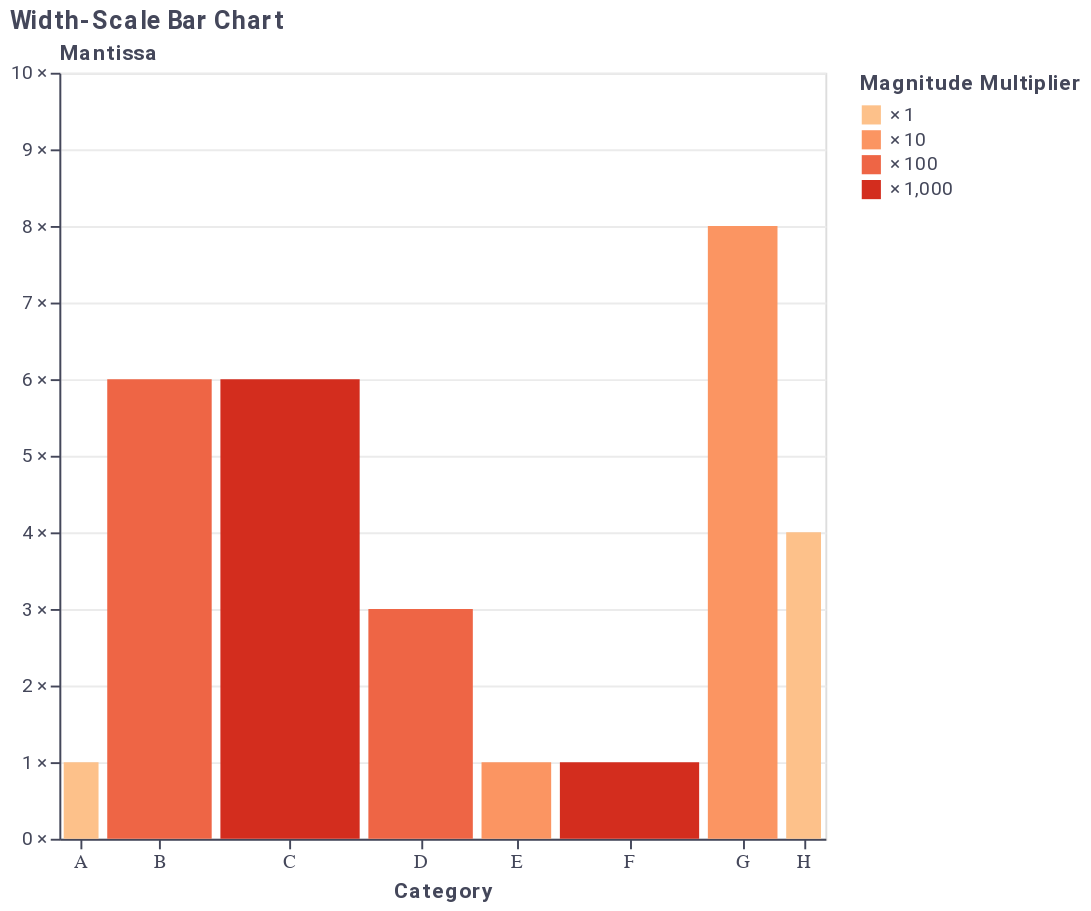

This figure's notebook cell:
### Code cell
wsb_chart(data)

### Figure 1 — Vega-Lite specification as saved in the notebook (floating-point values rounded to 4 significant figures)
{"config": {"title": {"font": "Roboto", "color": "#44475A"}, "axisX": {"labelFont": "Roboto", "titleFont": "Roboto", "gridColor": "#EBEBEB", "labelColor": "#44475A", "tickColor": "#44475A", "titleColor": "#44475A", "domainColor": "#44475A", "labelAngle": 0}, "axisY": {"labelFont": "Roboto", "titleFont": "Roboto", "gridColor": "#EBEBEB", "labelColor": "#44475A", "tickColor": "#44475A", "titleColor": "#44475A", "domainColor": "#44475A"}, "header": {"labelFont": "Roboto", "titleFont": "Roboto", "labelColor": "#44475A", "titleColor": "#44475A"}, "legend": {"labelFont": "Roboto", "titleFont": "Roboto", "labelColor": "#44475A", "titleColor": "#44475A"}, "text": {"color": "#44475A"}, "rule": {"color": "#44475A"}, "background": "#FFFFFF", "view": {"fill": "#FFFFFF"}}, "layer": [{"mark": "rect", "encoding": {"color": {"type": "ordinal", "field": "multiplier", "legend": {"labelExpr": "'× ' + format(datum.value, ',')"}, "scale": {"scheme": "orangered"}, "title": "Magnitude Multiplier"}, "opacity": {"condition": {"value": 1, "selection": "selector001"}, "value": 0.2}, "tooltip": [{"type": "nominal", "field": "category", "title": "Category"}, {"type": "nominal", "field": "original", "title": "Value"}, {"type": "quantitative", "field": "mantissa", "title": "Mantissa"}, {"type": "ordinal", "field": "multiplier", "format": ",", "title": "Magnitude Multiplier"}], "x": {"type": "quantitative", "axis": {"grid": false, "labels": false, "title": "Category", "titleY": 21.5, "values": [6.25, 28.75, 66.25, 103.8, 131.2, 163.8, 196.2, 213.8]}, "field": "start"}, "x2": {"field": "end"}, "y": {"type": "quantitative", "axis": {"labelExpr": "datum.value + ' ×'", "title": "Mantissa", "titleAlign": "left", "titleAngle": 0, "titleX": 0, "titleY": -5}, "field": "mantissa", "scale": {"domain": [0, 10]}}}, "height": 400, "selection": {"selector001": {"type": "single", "fields": ["multiplier"], "bind": "legend"}}, "width": 400}, {"mark": {"type": "text", "align": "center", "baseline": "middle", "fontSize": 10}, "encoding": {"text": {"type": "nominal", "field": "category"}, "x": {"type": "quantitative", "field": "middle"}, "y": {"value": 412.5}}, "height": 400, "width": 400}], "data": {"name": "data-11aa8f2f725c3d91c7961bd763a7755a"}, "title": {"text": "Width-Scale Bar Chart", "anchor": "start"}, "$schema": "https://vega.github.io/schema/vega-lite/v4.8.1.json", "datasets": {"data-11aa8f2f725c3d91c7961bd763a7755a": [{"category": "A", "value": 1, "scale": 1, "mantissa": 1.0, "exponent": 0, "multiplier": 1, "end": 11.25, "start": 1.25, "middle": 6.25, "original": "1 = 1 × 10⁰"}, {"category": "B", "value": 600, "scale": 1000, "mantissa": 6.0, "exponent": 2, "multiplier": 100, "end": 43.75, "start": 13.75, "middle": 28.75, "original": "600 = 6 × 10²"}, {"category": "C", "value": 6000, "scale": 10000, "mantissa": 6.0, "exponent": 3, "multiplier": 1000, "end": 86.25, "start": 46.25, "middle": 66.25, "original": "6,000 = 6 × 10³"}, {"category": "D", "value": 300, "scale": 1000, "mantissa": 3.0, "exponent": 2, "multiplier": 100, "end": 118.8, "start": 88.75, "middle": 103.8, "original": "300 = 3 × 10²"}, {"category": "E", "value": 10, "scale": 10, "mantissa": 1.0, "exponent": 1, "multiplier": 10, "end": 141.2, "start": 121.2, "middle": 131.2, "original": "10 = 1 × 10¹"}, {"category": "F", "value": 1000, "scale": 1000, "mantissa": 1.0, "exponent": 3, "multiplier": 1000, "end": 183.8, "start": 143.8, "middle": 163.8, "original": "1,000 = 1 × 10³"}, {"category": "G", "value": 80, "scale": 100, "mantissa": 8.0, "exponent": 1, "multiplier": 10, "end": 206.2, "start": 186.2, "middle": 196.2, "original": "80 = 8 × 10¹"}, {"category": "H", "value": 4, "scale": 10, "mantissa": 4.0, "exponent": 0, "multiplier": 1, "end": 218.8, "start": 208.8, "middle": 213.8, "original": "4 = 4 × 10⁰"}]}}
